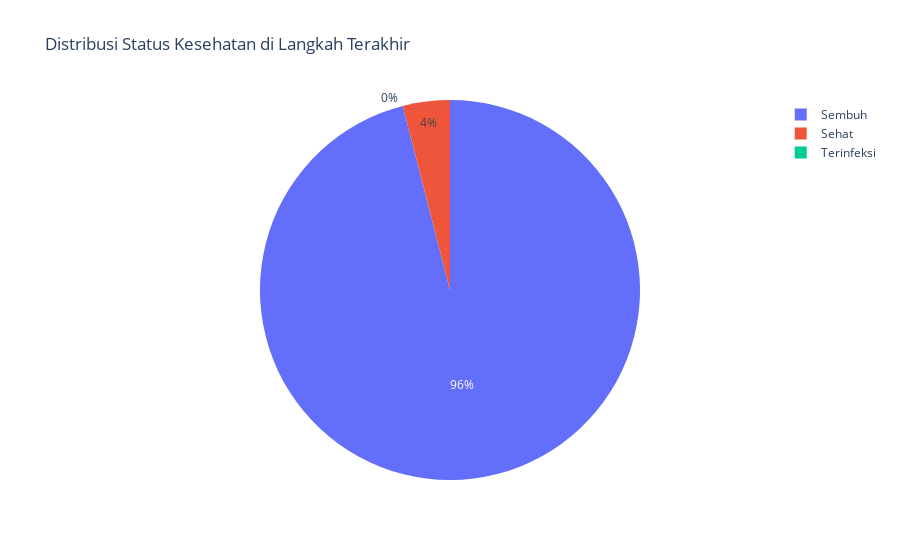

The cell this chart's notebook holds for it:
### Code cell
# Visualization 2: Pie chart at the final step
final_step = model_data.iloc[-1]
fig2 = px.pie(
    names=["Sehat", "Terinfeksi", "Sembuh"],
    values=[final_step["Sehat"], final_step["Terinfeksi"], final_step["Sembuh"]],
    title="Distribusi Status Kesehatan di Langkah Terakhir",
    template="plotly_white"
)
fig2.show()

### Figure 1 — Plotly figure (JSON) as saved in the notebook; plotly's stock layout.template omitted (floating-point values rounded to 4 significant figures)
{"data": [{"domain": {"x": [0, 1], "y": [0, 1]}, "hovertemplate": "label=%{label}<br>value=%{value}<extra></extra>", "labels": ["Sehat", "Terinfeksi", "Sembuh"], "legendgroup": "", "name": "", "showlegend": true, "type": "pie", "values": [4, 0, 96]}], "layout": {"legend": {"tracegroupgap": 0}, "title": {"text": "Distribusi Status Kesehatan di Langkah Terakhir"}}}
